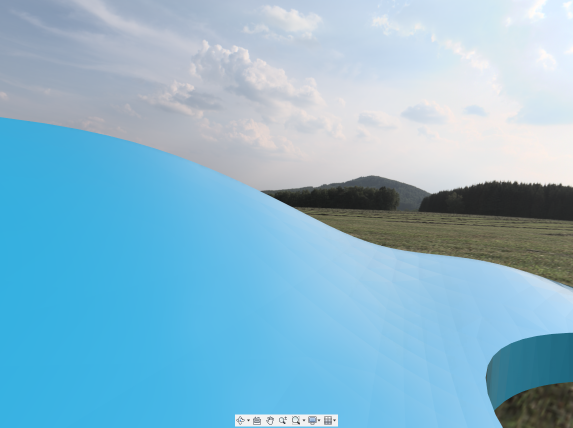
#> input picture src/line_following_bot/line_following_bot/picture/bluetrack15.jpg, 1146 x 855 px, found by its file name (shown at 1/2 size)
$ python warping.py
#> lines starting #> are read from the running program, lines starting #| are printed output that depends on the picture; after the words box and inside, x2 and y2 are one past the last pixel; in counts of white or black regions, pixels touching at a corner belong together
import cv2
import numpy as np


def getHistogram(img, display=False, minVal=0.1, region=4):
    histValues = np.sum(img, axis=0)
    maxValue = np.max(histValues)
    minValue = minVal * maxValue
    indexArray = np.where(histValues >= minValue)
    basePoint = int(np.average(indexArray))

    imgHist = None

    if display:
        imgHist = np.zeros((img.shape[0], img.shape[1], 3), np.uint8)
        for x, intensity in enumerate(histValues):
            if intensity > minValue:
                color = (255, 0, 255)  # Pink color for columns above threshold
            else:
                color = (0, 0, 255)  # Red color for columns below threshold

            end_point_y = img.shape[0] - (int(intensity) // 255 // region)
            cv2.line(imgHist, (x, img.shape[0]), (x, end_point_y), color, 1)

        cv2.circle(imgHist, (basePoint, img.shape[0]), 20, (0, 255, 255), cv2.FILLED)

    return basePoint, imgHist

def getInstructions(line_position, width, threshold=0.05):
    center = width // 2
    left_limit = int(center - threshold * center)
    right_limit = int(center + threshold * center)

    if line_position < left_limit:
        return "Turn Left"
    elif line_position > right_limit:
        return "Turn Right"
    else:
        return "Go Straight"

# Load the image file
image_path = "/home/choi/angchicken_ros2_ws/src/line_following_bot/line_following_bot/picture/bluetrack15.jpg"
image = cv2.imread(image_path)
#> image is the input picture: shape (855, 1146, 3); mean B, G, R 207.8, 184.4, 136.6

# Resize the image
target_height = 480
target_width = 640
resized_image = cv2.resize(image, (target_width, target_height))


roi_top_left = (5, 290)
roi_bottom_right = (635, 320)
min_slope = 0.05
max_slope = np.inf
x_less_than_320 = -np.inf
x_greater_than_320 = np.inf
roi = resized_image[roi_top_left[1]:roi_bottom_right[1], roi_top_left[0]:roi_bottom_right[0]]
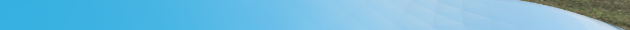
#> roi: shape (30, 630, 3); mean B, G, R 218, 185.3, 114
blurred = cv2.GaussianBlur(roi, (5, 5), 0)

# Convert the blurred 'roi' to HSV
hsv_image = cv2.cvtColor(blurred, cv2.COLOR_BGR2HSV)
#> hsv_image: shape (30, 630, 3); mean H, S, V 94.9, 122.7, 220

# Define the range of blue color in HSV
lower_blue = np.array([90, 50, 50])
upper_blue = np.array([130, 255, 255])
blue_mask = cv2.inRange(hsv_image, lower_blue, upper_blue)
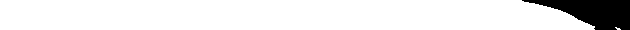
#> blue_mask: shape (30, 630); 90% white; 1 black region, box (x1, y1, x2, y2) and area: (522, 0, 630, 30) 1886

# Resize the blue mask to match the dimensions of resized_image
blue_mask_resized = cv2.resize(blue_mask, (target_width, target_height))
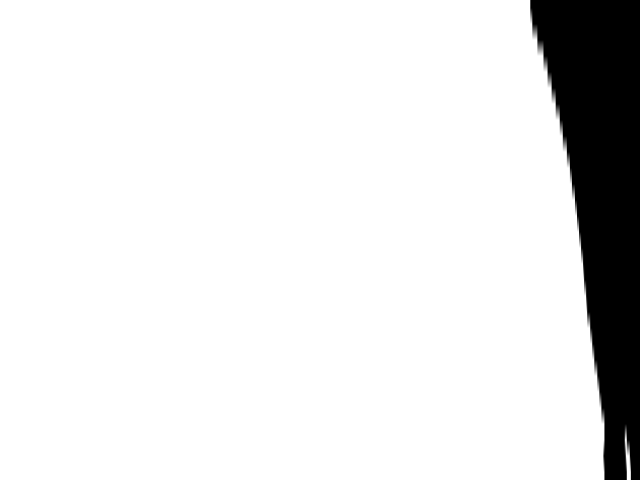
#> blue_mask_resized: shape (480, 640); min 0, max 255, mean 229.6

# Apply the bitwise AND operation with the resized image and blue mask
blue_extracted = cv2.bitwise_and(resized_image, resized_image, mask=blue_mask_resized)
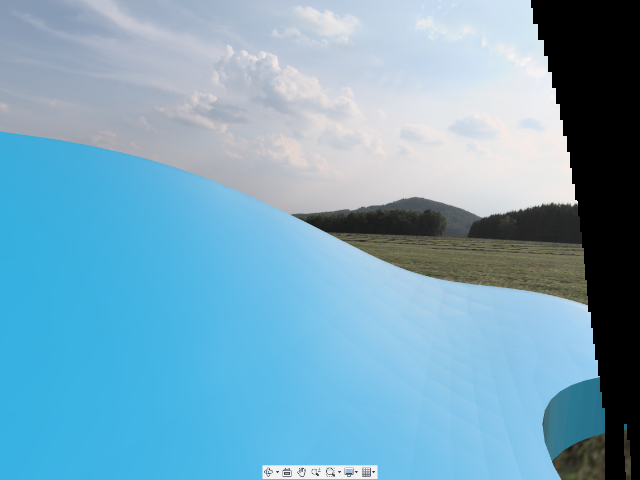
#> blue_extracted: shape (480, 640, 3); mean B, G, R 189.6, 166.5, 119.9

mask = np.zeros_like(blue_mask_resized)

roi_vertices = np.array([[(roi_top_left[0], 0), roi_top_left, roi_bottom_right, (roi_bottom_right[0], 0)]], dtype=np.int32)
cv2.fillPoly(mask, roi_vertices, 255)
#> mask: shape (480, 640); 62.9% white; 1 black region, box (x1, y1, x2, y2) and area: (0, 0, 640, 480) 114114
masked_edges = cv2.bitwise_and(blue_mask_resized, mask)
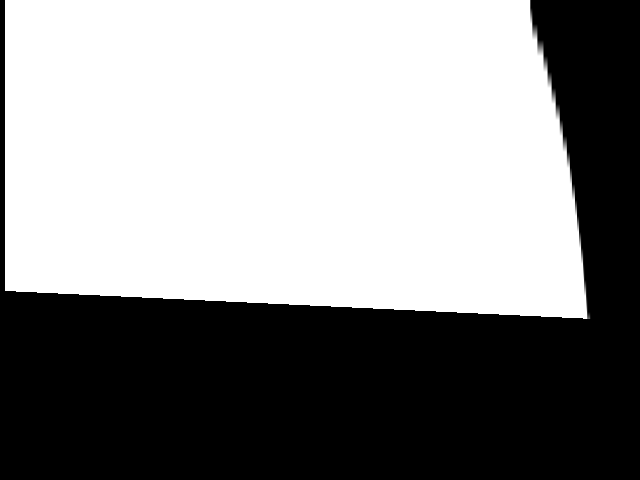
#> masked_edges: shape (480, 640); min 0, max 255, mean 141.2


base_point, hist_image = getHistogram(masked_edges, display=True)
#> in getHistogram, `histValues = np.sum(img, axis=0)`: histValues = 640 values, max 80580 at index 520, min 0 at index 0, mean 67771.5
#> in getHistogram, `maxValue = np.max(histValues)`: maxValue = 80580
#> in getHistogram, `minValue = minVal * maxValue`: minValue = 8058
#> in getHistogram, `basePoint = int(np.average(indexArray))`: basePoint = 294
#> the loop in getHistogram, `for x, intensity in enumerate(histValues):` made 640 passes
#> (intensity, color, end_point_y) on passes 1 to 12: (0, (0, 0, 255), 480), (0, (0, 0, 255), 480), (0, (0, 0, 255), 480), (0, (0, 0, 255), 480), (0, (0, 0, 255), 480), (74205, (255, 0, 255), 408), (74205, (255, 0, 255), 408), (74205, (255, 0, 255), 408), (74205, (255, 0, 255), 408), (74205, (255, 0, 255), 408), (74205, (255, 0, 255), 408), (74205, (255, 0, 255), 408)
#> color on passes 61 to 66: (255, 0, 255), (255, 0, 255), (255, 0, 255), (255, 0, 255), (255, 0, 255), (255, 0, 255)
#> after the loop in getHistogram, `for x, intensity in enumerate(histValues):`:
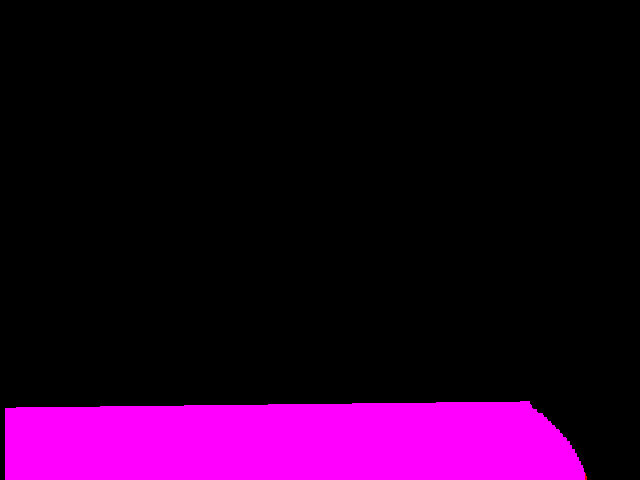
#> imgHist: shape (480, 640, 3); mean of channels 0, 1, 2 35.1, 0, 35.1; drawn as B, G, R
#> in getHistogram, `cv2.circle(imgHist, (basePoint, img.shape[0]), 20, (0, 255, 255), cv2...`:
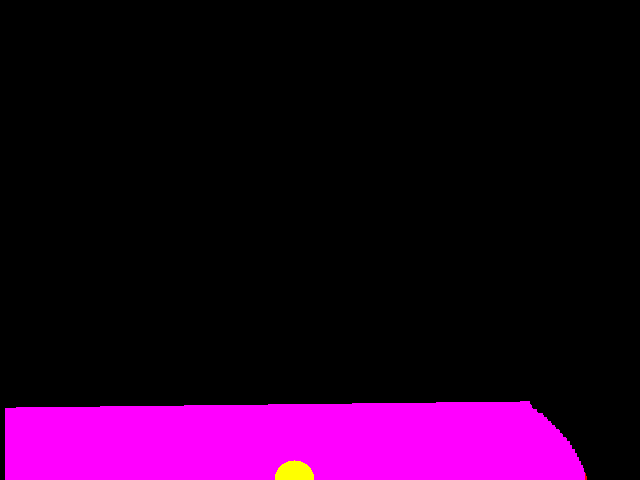
#> imgHist: shape (480, 640, 3); 0.2% of pixels changed, all inside (x1, y1, x2, y2) = (275, 460, 314, 480); drawn as B, G, R
#> base_point = 294

# Calculate the line position relative to the ROI's left edge
line_position = base_point - roi_top_left[0]
#> line_position = 289

# Determine instructions based on the line position
instructions = getInstructions(line_position, roi_bottom_right[0] - roi_top_left[0])
#> instructions = 'Turn Left'

print("Instructions:", instructions)
#| Instructions: Turn Left

# Display images (optional)
cv2.imshow('Histogram', hist_image)
cv2.imshow('Video', resized_image)
cv2.imshow('Video2', masked_edges)
cv2.waitKey(0)
cv2.destroyAllWindows()

$ run again, with src/line_following_bot/line_following_bot/picture/bluetrack10.jpg copied over src/line_following_bot/line_following_bot/picture/bluetrack15.jpg
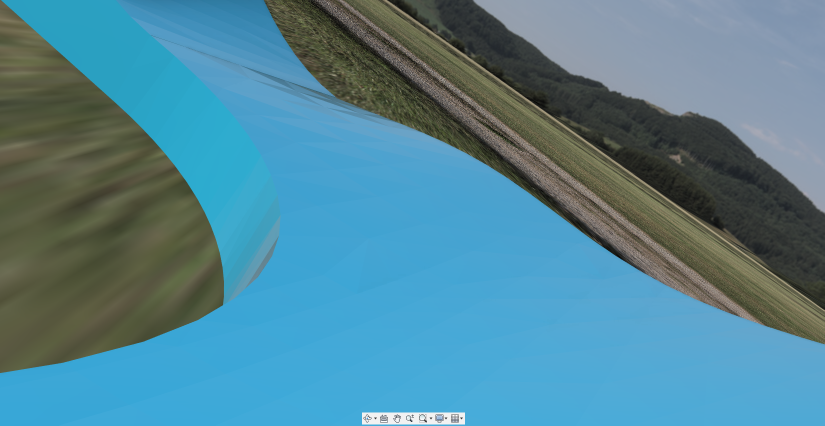
#> input picture src/line_following_bot/line_following_bot/picture/bluetrack10.jpg, 1649 x 851 px, found by its file name (shown at 1/2 size)
#> image is the input picture: shape (851, 1649, 3); mean B, G, R 150, 132.6, 81.6
#> hsv_image: shape (30, 630, 3); mean H, S, V 67.2, 117, 151.3
#> blue_mask: shape (30, 630); 51.6% white; 2 black regions, box (x1, y1, x2, y2) and area: (0, 0, 169, 30) 5032, (477, 0, 630, 30) 4110
#> mask: shape (480, 640); 62.9% white; 1 black region, box (x1, y1, x2, y2) and area: (0, 0, 640, 480) 114114
#> `masked_edges = cv2.bitwise_and(blue_mask_resized, mask)`:
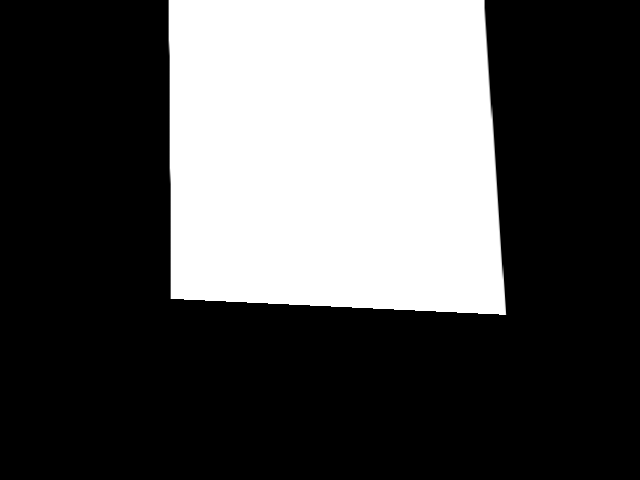
#> masked_edges: shape (480, 640); min 0, max 255, mean 82.7
#> histValues = 640 values, max 80070 at index 478, min 0 at index 0, mean 39690.6
#> maxValue = 80070
#> minValue = 8007
#> basePoint = 336
#> in getHistogram, `cv2.circle(imgHist, (basePoint, img.shape[0]), 20, (0, 255, 255), cv2...`:
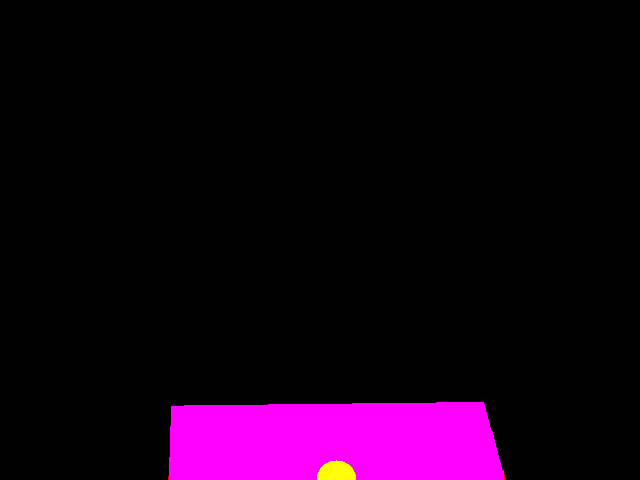
#> imgHist: shape (480, 640, 3); mean of channels 0, 1, 2 20.1, 0.5, 20.6; drawn as B, G, R
#> line_position = 331
#> instructions = 'Turn Right'
#| Instructions: Turn Right

$ run again, with src/line_following_bot/line_following_bot/picture/bluetrack11.jpg copied over src/line_following_bot/line_following_bot/picture/bluetrack15.jpg
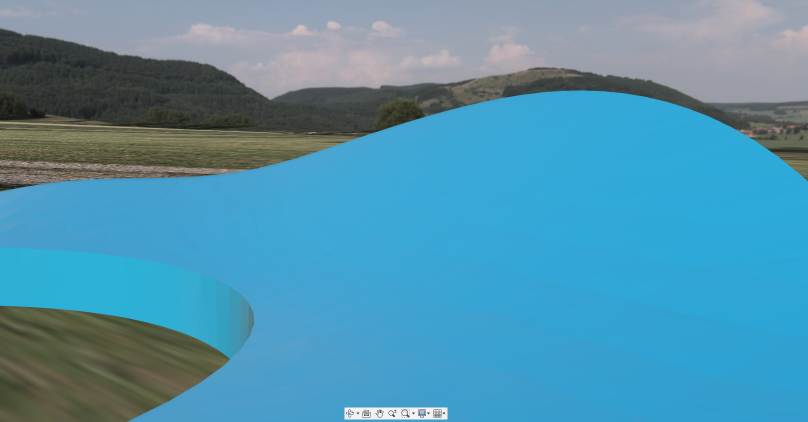
#> input picture src/line_following_bot/line_following_bot/picture/bluetrack11.jpg, 1616 x 844 px, found by its file name (shown at 1/2 size)
#> image is the input picture: shape (844, 1616, 3); mean B, G, R 173.9, 147, 81.1
#> `roi = resized_image[roi_top_left[1]:roi_bottom_right[1], roi_top_left[..`:
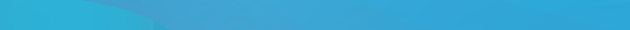
#> roi: shape (30, 630, 3); mean B, G, R 212.4, 167.5, 53.4
#> hsv_image: shape (30, 630, 3); mean H, S, V 98.6, 190.9, 212.4
#> blue_mask: shape (30, 630); every value is 255
#> blue_mask_resized: shape (480, 640); every value is 255
#> mask: shape (480, 640); 62.9% white; 1 black region, box (x1, y1, x2, y2) and area: (0, 0, 640, 480) 114114
#> histValues = 640 values, max 81855 at index 625, min 0 at index 0, mean 76932.7
#> maxValue = 81855
#> minValue = 8185.5
#> basePoint = 320
#> the loop in getHistogram, `for x, intensity in enumerate(histValues):` made 640 passes
#> (intensity, color, end_point_y) on passes 1 to 8: (0, (0, 0, 255), 480), (0, (0, 0, 255), 480), (0, (0, 0, 255), 480), (0, (0, 0, 255), 480), (0, (0, 0, 255), 480), (74205, (255, 0, 255), 408), (74205, (255, 0, 255), 408), (74205, (255, 0, 255), 408)
#> in getHistogram, `cv2.circle(imgHist, (basePoint, img.shape[0]), 20, (0, 255, 255), cv2...`:
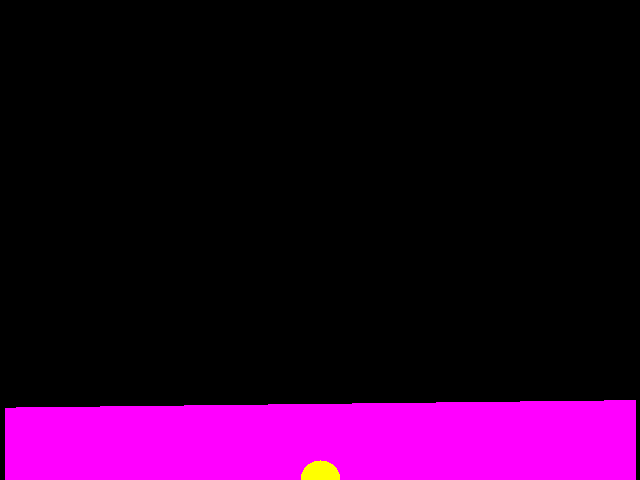
#> imgHist: shape (480, 640, 3); mean of channels 0, 1, 2 39.4, 0.5, 39.9; drawn as B, G, R
#> line_position = 315
#> instructions = 'Go Straight'
#| Instructions: Go Straight

$ run again, with src/line_following_bot/line_following_bot/picture/bluetrack12.jpg copied over src/line_following_bot/line_following_bot/picture/bluetrack15.jpg
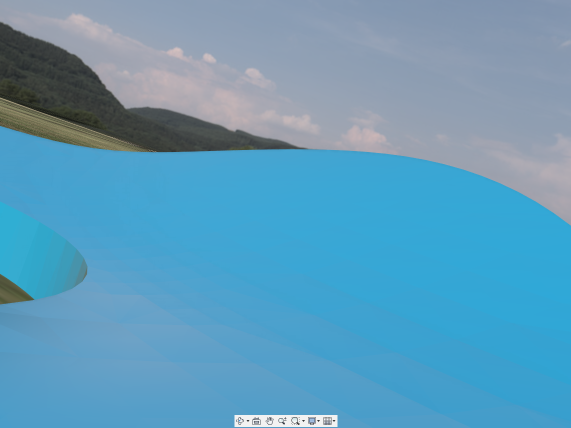
#> input picture src/line_following_bot/line_following_bot/picture/bluetrack12.jpg, 1142 x 855 px, found by its file name (shown at 1/2 size)
#> image is the input picture: shape (855, 1142, 3); mean B, G, R 188.1, 156.4, 95.6
#> hsv_image: shape (30, 630, 3); mean H, S, V 98.9, 176.9, 207.1
#> blue_mask: shape (30, 630); 99.7% white; 1 black region, box (x1, y1, x2, y2) and area: (0, 22, 12, 30) 60
#> mask: shape (480, 640); 62.9% white; 1 black region, box (x1, y1, x2, y2) and area: (0, 0, 640, 480) 114114
#> histValues = 640 values, max 81855 at index 625, min 0 at index 0, mean 76932.7
#> maxValue = 81855
#> minValue = 8185.5
#> basePoint = 320
#> the loop in getHistogram, `for x, intensity in enumerate(histValues):` made 640 passes
#> (intensity, color, end_point_y) on passes 1 to 8: (0, (0, 0, 255), 480), (0, (0, 0, 255), 480), (0, (0, 0, 255), 480), (0, (0, 0, 255), 480), (0, (0, 0, 255), 480), (74205, (255, 0, 255), 408), (74205, (255, 0, 255), 408), (74205, (255, 0, 255), 408)
#> in getHistogram, `cv2.circle(imgHist, (basePoint, img.shape[0]), 20, (0, 255, 255), cv2...`:
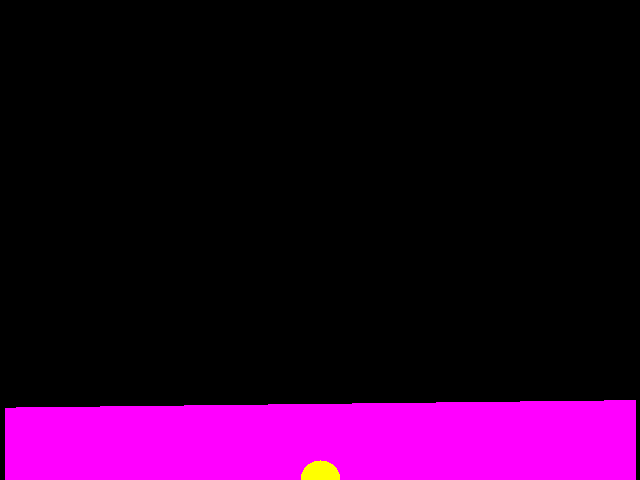
#> imgHist: shape (480, 640, 3); mean of channels 0, 1, 2 39.4, 0.5, 39.9; drawn as B, G, R
#> line_position = 315
#> instructions = 'Go Straight'
#| Instructions: Go Straight
